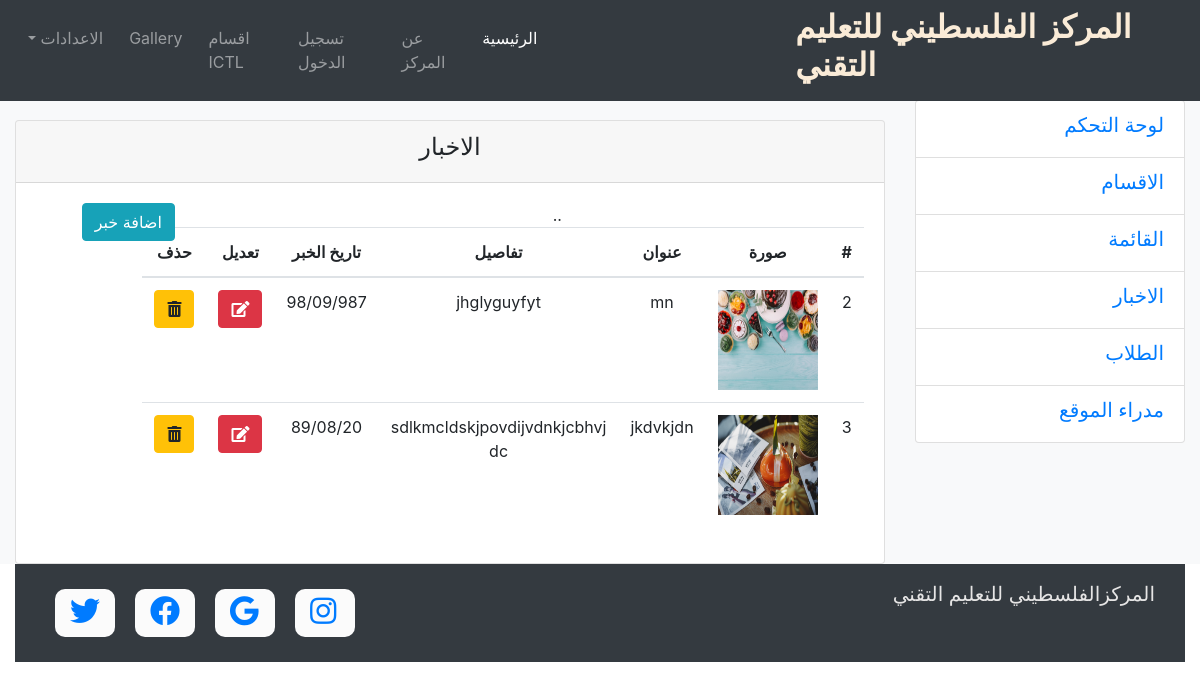
The app's page /admin-cp/newshow.php with its own data.
### tables this page shows
CREATE TABLE IF NOT EXISTS `news` (
  `id` int(11) NOT NULL,
  `title` varchar(255) NOT NULL,
  `detail` longtext NOT NULL,
  `image` text NOT NULL,
  `date` varchar(255) NOT NULL
);

### admin-cp/newshow.php (the view, shortened to what this page needs)
<!DOCTYPE html>
<html lang="en">
<head>
</head>
<body>
    <?php
        include "../include/header.php";
        include "../include/slidebar.php";
    ?>
    <article class="col-lg-9" style="min-height:320px;">
        <div class="card">
            <div class="card-header text-center"><h4>الاخبار</h4></div>
            <div class="card-body">
                <div class="row">
                    <div class="col-md-9">
                        <table class="table">
                            <thead>
                                <tr>
                                    <th scope="col">#</th>
                                    <th scope="col">صورة</th>
                                    <th scope="col">عنوان</th>
                                    <th scope="col">تفاصيل</th>
                                    <th scope="col">تاريخ الخبر</th>
                                    <th scope="col">تعديل</th>
                                    <th scope="col">حذف</th>
                                </tr>
                            </thead>
                            <?php
                            include "../pages/conn.php";
                            $sql="select * from news";
                            $result=mysqli_query($conn,$sql);
                            if (mysqli_num_rows($result)>0) {
                                while($row=mysqli_fetch_assoc($result)){
                                    echo "<tr><td>"
                                    .$row['id']
                                    ."</td><td>"
                                    ."<img src='../image/$row[image]' width='100px' height='100px'>"
                                    ."</td><td>"
                                    .$row['title']
                                    ."</td><td>"
                                    .$row['detail']
                                    ."</td><td>"
                                    .$row['date']
                                    ."</td><td>"
                                    ."<a class='btn btn-danger' href='newsedit.php?id=$row[id]&title=$row[title]&detail=$row[detail]&image=$row[image]&date=$row[date]'><i class='fas fa-edit'></i></a>"
                                    ."</td>.<td>"
                                    ."<a class='btn btn-warning' href='newsdelete.php?id=$row[id]'><i class='fas fa-trash-alt'></i></a>"
                                    ."</td></tr>";
                                }
                            }
                            else{
                                echo"لايوجد نتائج";
                            }
                            ?>
                        </table>
                    </div>
                    <div class="col-md-3">
                        <a href="newsinsert.php"><button type="button" class="btn btn-info">اضافة خبر</button></a>
                    </div>
                </div>
            </div>
        </div>
                        </div>
    <?php
      include "../include/footer.php";
    ?>
</body>
</html>

### css/style.css (style rules this page uses)
.card { margin-top: 20px; text-align: center; }

### records on screen
news: id "2", image (picture), title "mn", detail "jhglyguyfyt", date "98/09/987"
news: id "3", image (picture), title "jkdvkjdn", detail "sdlkmcldskjpovdijvdnkjcbhvj dc", date "89/08/20"
